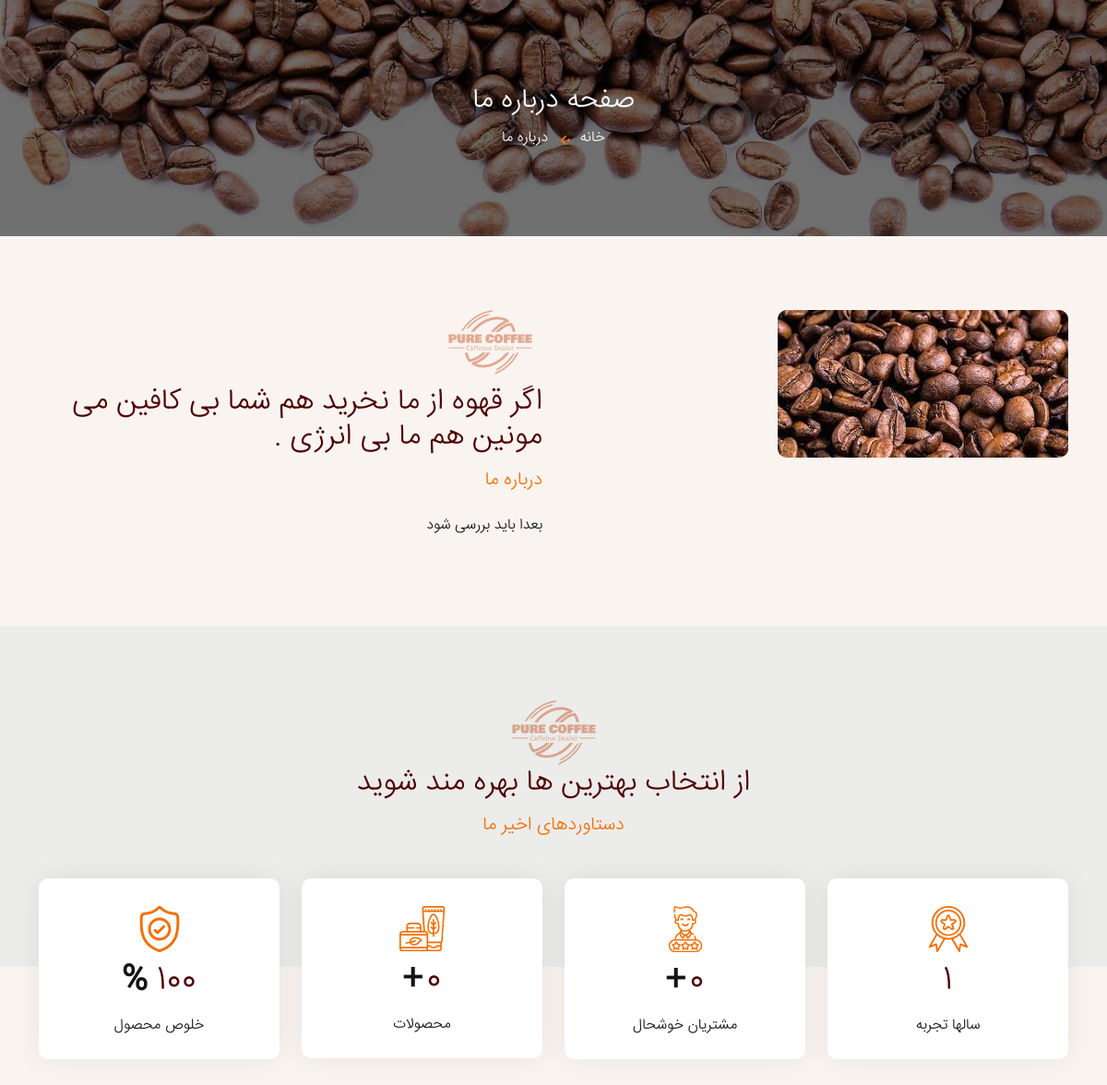
Page /about-us on the committed database.
### site_module/models.py (models this page shows, shortened)
class SiteSetting(models.Model):
    site_name = models.CharField(max_length=30, verbose_name='نام سایت')
    site_name_title = models.CharField(max_length=150, verbose_name='نام سایت در گوگل')
    site_description = models.TextField(verbose_name='درباره سایت')
    short_description = models.CharField(max_length=150, verbose_name='توضیحات کوتاه سایت')
    products_count = models.IntegerField(verbose_name='تعداد محصولات')
    customer_count = models.IntegerField(verbose_name='تعداد مشتریان')
    phone_number = models.IntegerField(verbose_name='شماره تماس سایت')
    email = models.EmailField(verbose_name='آدرس ایمیل')
    site_icon_circle = models.ImageField(upload_to='images/site_setting', null=True, blank=True,
                                         verbose_name='لوگوی دایره ای سایت')
    site_icon = models.ImageField(upload_to='images/site_setting', verbose_name='لوگو کوچک سایت')
    about_us_image = models.ImageField(upload_to='images/site_setting', verbose_name='تصویر صفحه درباره ما')
    copyright = models.CharField(max_length=150, verbose_name='متن کپی رایت')
    newletter_text = models.CharField(max_length=200, verbose_name='متن خبر نامه سایت')
    why_pure_text = models.TextField(verbose_name='متن چرا ما را باید انتخاب کنید')
    shipping_amount = models.IntegerField(default=0, verbose_name='هزینه حمل و نقل')
    is_main_setting = models.BooleanField(default=True, verbose_name='تنظیم به عنوان تنظیمات اصلی')
    class Meta:
        verbose_name = 'تنظیمات سایت'
        verbose_name_plural = 'تنظیمات سایت'

### Home_module/views.py (the view)
# urls.py: path('about-us', views.AboutView.as_view(), name='about_page'),
class AboutView(TemplateView):
    template_name = 'home_module/about_us.html'
    def get_context_data(self, **kwargs):
        context = super(AboutView, self).get_context_data()
        context['site_setting'] = SiteSetting.objects.filter(is_main_setting=True).first()
        return context

### Home_module/templates/home_module/about_us.html (shortened to what this page needs)
{% extends 'shared/_layout.html' %}
{% load thumbnail %}
{% block content %}
    <div class="pa-breadcrumb">
        <div class="container-fluid">
            <div class="pa-breadcrumb-box">
                <h1>صفحه درباره ما</h1>
                <ul>
                    <li><a href="{% url 'home_page' %}">خانه</a></li>
                    <li>درباره ما</li>
                </ul>
            </div>
        </div>
    </div>
    <div class="pa-about spacer-top spacer-bottom">
        <div class="container">
            <div class="row">
                <div class="col-lg-6">
                    <div class="pa-about-img">
                        {% thumbnail site_setting.about_us_image "456x325" quality=98 crop="center" as im %}
                            <img src="{{ im.url }}" alt="about_us" class="img-fluid">
                        {% endthumbnail %}
                    </div>
                </div>
                <div class="col-lg-6">
                    <div class="pa-about-content">
                        <div class="pa-heading">
                            <img src="{{ site_setting.site_icon_circle.url }}" alt="Logo" class="img-fluid">
                            <h1>{{ site_setting.short_description | safe }}</h1>
                            <h5>درباره ما</h5>
                        </div>
                        <p>{{ site_setting.site_description | safe }}</p>
                    </div>
                </div>
            </div>
        </div>
    </div>
    <div class="pa-counter spacer-top spacer-bottom">
        <div class="container">
            <div class="pa-heading">
                <img src="{{ site_setting.site_icon_circle.url }}" alt="Logo" class="img-fluid">
                <h1>از انتخاب بهترین ها بهره مند شوید</h1>
                <h5>دستاوردهای اخیر ما</h5>
            </div>
            <div class="pa-counter-main" id="counter">
                <div class="row">
                    <div class="col-lg-3 col-sm-6">
                        <div class="pa-counter-box">
                            <h1 class="counter-value" data-count="1">1</h1>
                            <p>سالها تجربه</p>
                        </div>
                    </div>
                    <div class="col-lg-3 col-sm-6">
                        <div class="pa-counter-box">
                            <h1 class="counter-value" data-count="{{ site_setting.customer_count }}">0</h1>
                            <span> +</span>
                            <p>مشتریان خوشحال</p>
                        </div>
                    </div>
                    <div class="col-lg-3 col-sm-6">
                        <div class="pa-counter-box">
                            <h1 class="counter-value" data-count="{{ site_setting.products_count }}">0</h1>
                            <span> +</span>
                            <p>محصولات</p>
                        </div>
                    </div>
                    <div class="col-lg-3 col-sm-6">
                        <div class="pa-counter-box">
                            <h1 class="counter-value" data-count="100">100</h1><span> %</span>
                            <p>خلوص محصول</p>
                        </div>
                    </div>
                </div>
            </div>
        </div>
    </div>
{% endblock %}

### static/css/style.css (style rules this page uses)
:root { --mainOrange: #f66e00; --mainLight: #faf4f1; --mainBrown: #000000; --mainDarkRed: #4e0000; }
body { direction: rtl; text-align: right; font-family: 'IRANSans', sans-serif; color: #141414; font-size: 16px; font-weight: 300; line-height: 26px; overflow-x: hidden; background: var(--mainLight); }
h1, h2, h3, h4, h5, h6 { font-family: 'IRANSans', serif; color: var(--mainDarkRed); }
a { color: var(--mainBrown); transition: 0.3s; text-decoration: none; }
ul { margin: 0; padding: 0; }
li { list-style: none; }
.spacer-top { padding-top: 80px; }
.spacer-bottom { padding-bottom: 80px; }
.pa-heading { text-align: center; margin-bottom: 46px; }
.pa-heading h1 { margin-bottom: 15px; text-transform: capitalize; font-size: 32px; }
.pa-heading h5 { margin-bottom: 0; text-transform: capitalize; font-size: 20px; color: var(--mainOrange); }
.pa-heading img { opacity: 0.4; }
.pa-why, .pa-counter, .pa-tesimonial, .pa-why-pure, .pa-team-home { background: rgba(108, 170, 168, 0.1); }
.pa-counter-box h1 { font-size: 35px; margin-bottom: 15px; display: inline-block; }
.pa-counter-box span { font-size: 35px; font-weight: 600; }
.pa-counter-box { text-align: center; background: #fff; box-shadow: 0px 0px 30px 0px rgba(0, 0, 0, 0.07); border-radius: 10px; padding: 30px 30px 23px; transition: 0.3s; }
.pa-counter-box p { margin-bottom: 0; font-weight: 400; text-transform: capitalize; }
.pa-counter { margin-bottom: 180px; }
.pa-counter-main { margin-bottom: -180px; }
.pa-counter-box svg { width: 50px; height: auto; fill: var(--mainOrange); display: block; text-align: center; margin: 0 auto 10px; }
.pas-testi-img:before, .pa-about-img:before, .pa-services-img:before { position: absolute; content: ''; top: 0; right: 0; bottom: 0; left: 0; background: var(--mainOrange); z-index: -1; border-radius: 10px; transition: 0.3s; }
.pa-breadcrumb { padding: 91px 0 93px; background: linear-gradient(-45deg, rgba(0, 0, 0, 0.56), rgba(0, 0, 0, 0.56)), url(../images/coffee_back.jpg); background-size: cover; }
.pa-breadcrumb-box { text-align: center; }
.pa-breadcrumb-box ul li { display: inline-block; padding-left: 30px; position: relative; color: #fff; text-transform: capitalize; }
.pa-breadcrumb-box ul li:last-child { padding: 0; }
.pa-breadcrumb-box h1 { font-size: 30px; margin-bottom: 10px; color: #fff; text-transform: capitalize; }
.pa-breadcrumb-box ul li a { color: #fff; }
.pa-breadcrumb-box ul li:after { position: absolute; left: 10px; top: 4px; content: ''; width: 8px; height: 8px; background: rgba(255, 0, 0, 0); border-top: 7px double var(--mainOrange); border-left: 7px double var(--mainOrange); transform: rotate(-45deg); bottom: 0; margin: auto; }
.pa-breadcrumb-box ul li:last-child:after { display: none; }
.pa-about-img { position: relative; width: fit-content; }
.pa-about-img img { border-radius: 10px; }
.pa-about-content .pa-heading, .pa-services-content .pa-heading, .pa-why-pure .pa-heading { text-align: right; margin-bottom: 25px; }
.pa-about-content .pa-heading h1 { margin-top: 10px; }

### rows in the picture
SiteSetting: site_icon_circle (picture), short_description "اگر قهوه از ما نخرید هم شما بی کافین می مونین هم ما بی انرژی .", site_description "بعدا باید بررسی شود"
